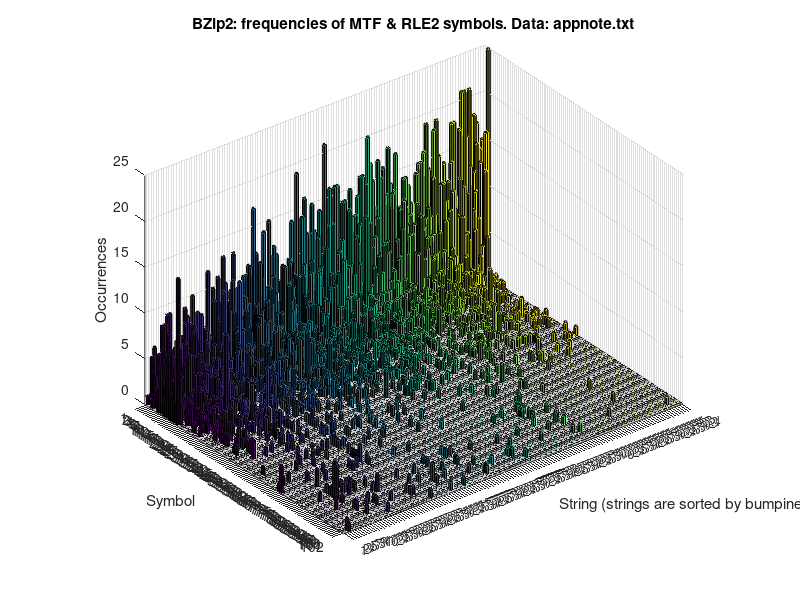

The MATLAB source for this figure:
# Matlab/Octave script for displaying the occurrence matrix
# that is output by BZip2.Encoding (bzip2-encoding.adb) when
# the constant trace_frequency_matrix is True.
# See procedure Output_Frequency_Matrix for the actual output details.

z = dlmread('bzip2_freq_appnote_sorted_inv.csv', ';', 0, 0)';

bar3(z);

title('BZip2: frequencies of MTF & RLE2 symbols. Data: appnote.txt');
xlabel('String (strings are sorted by bumpiness)');
ylabel('Symbol');
zlabel('Occurrences');
